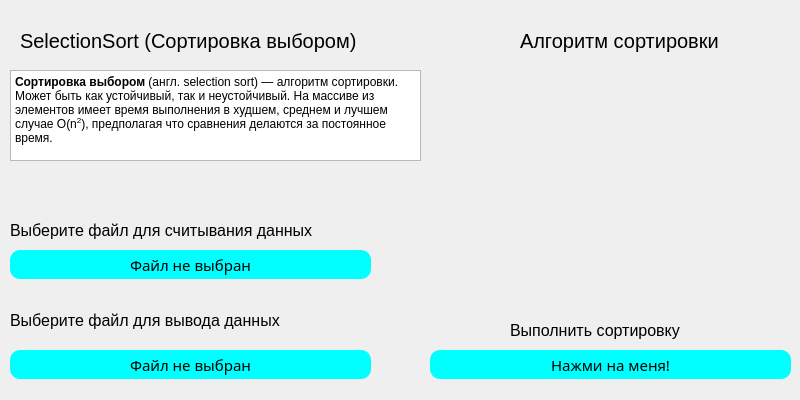
<?xml version="1.0" encoding="UTF-8"?>
<ui version="4.0">
 <class>Window_SelectionSort</class>
 <widget class="QDialog" name="Window_SelectionSort">
  <property name="geometry">
   <rect>
    <x>0</x>
    <y>0</y>
    <width>800</width>
    <height>400</height>
   </rect>
  </property>
  <property name="sizePolicy">
   <sizepolicy hsizetype="Fixed" vsizetype="Fixed">
    <horstretch>0</horstretch>
    <verstretch>0</verstretch>
   </sizepolicy>
  </property>
  <property name="minimumSize">
   <size>
    <width>800</width>
    <height>400</height>
   </size>
  </property>
  <property name="maximumSize">
   <size>
    <width>800</width>
    <height>400</height>
   </size>
  </property>
  <property name="font">
   <font>
    <pointsize>15</pointsize>
   </font>
  </property>
  <property name="windowTitle">
   <string>SelectionSort</string>
  </property>
  <property name="styleSheet">
   <string notr="true">QPushButton{
	background-color: aqua;
	border-radius: 10px;
	color: black;
	border-style: solid;
	font-size: 15px;
}</string>
  </property>
  <widget class="QTextBrowser" name="textBrowser">
   <property name="geometry">
    <rect>
     <x>10</x>
     <y>70</y>
     <width>411</width>
     <height>91</height>
    </rect>
   </property>
   <property name="html">
    <string>&lt;!DOCTYPE HTML PUBLIC &quot;-//W3C//DTD HTML 4.0//EN&quot; &quot;http://www.w3.org/TR/REC-html40/strict.dtd&quot;&gt;
&lt;html&gt;&lt;head&gt;&lt;meta name=&quot;qrichtext&quot; content=&quot;1&quot; /&gt;&lt;meta charset=&quot;utf-8&quot; /&gt;&lt;style type=&quot;text/css&quot;&gt;
p, li { white-space: pre-wrap; }
hr { height: 1px; border-width: 0; }
li.unchecked::marker { content: &quot;\2610&quot;; }
li.checked::marker { content: &quot;\2612&quot;; }
&lt;/style&gt;&lt;/head&gt;&lt;body style=&quot; font-family:'Segoe UI'; font-size:15pt; font-weight:400; font-style:normal;&quot;&gt;
&lt;p style=&quot; margin-top:0px; margin-bottom:0px; margin-left:0px; margin-right:0px; -qt-block-indent:0; text-indent:0px;&quot;&gt;&lt;span style=&quot; font-size:9pt; font-weight:700;&quot;&gt;Сортировка выбором&lt;/span&gt;&lt;span style=&quot; font-size:9pt;&quot;&gt; (англ. selection sort) — алгоритм сортировки. Может быть как устойчивый, так и неустойчивый. На массиве из &lt;/span&gt;&lt;/p&gt;
&lt;p style=&quot; margin-top:0px; margin-bottom:0px; margin-left:0px; margin-right:0px; -qt-block-indent:0; text-indent:0px;&quot;&gt;&lt;span style=&quot; font-size:9pt;&quot;&gt;элементов имеет время выполнения в худшем, среднем и лучшем случае O(n&lt;/span&gt;&lt;span style=&quot; font-size:9pt; vertical-align:super;&quot;&gt;2&lt;/span&gt;&lt;span style=&quot; font-size:9pt;&quot;&gt;), предполагая что сравнения делаются за постоянное время.&lt;/span&gt;&lt;/p&gt;&lt;/body&gt;&lt;/html&gt;</string>
   </property>
  </widget>
  <widget class="QLabel" name="label">
   <property name="geometry">
    <rect>
     <x>20</x>
     <y>20</y>
     <width>421</width>
     <height>41</height>
    </rect>
   </property>
   <property name="font">
    <font>
     <pointsize>15</pointsize>
     <fontweight>Black</fontweight>
    </font>
   </property>
   <property name="text">
    <string>SelectionSort (Сортировка выбором)</string>
   </property>
  </widget>
  <widget class="QLabel" name="label_3">
   <property name="geometry">
    <rect>
     <x>520</x>
     <y>20</y>
     <width>421</width>
     <height>41</height>
    </rect>
   </property>
   <property name="font">
    <font>
     <pointsize>15</pointsize>
     <fontweight>Black</fontweight>
    </font>
   </property>
   <property name="text">
    <string>Алгоритм сортировки</string>
   </property>
  </widget>
  <widget class="QPushButton" name="pushButton_1">
   <property name="geometry">
    <rect>
     <x>10</x>
     <y>250</y>
     <width>361</width>
     <height>29</height>
    </rect>
   </property>
   <property name="font">
    <font>
     <family>Sitka Heading Semibold</family>
     <pointsize>-1</pointsize>
    </font>
   </property>
   <property name="text">
    <string>Файл не выбран</string>
   </property>
  </widget>
  <widget class="QPushButton" name="pushButton_2">
   <property name="geometry">
    <rect>
     <x>10</x>
     <y>350</y>
     <width>361</width>
     <height>29</height>
    </rect>
   </property>
   <property name="font">
    <font>
     <family>Sitka Heading Semibold</family>
     <pointsize>-1</pointsize>
    </font>
   </property>
   <property name="text">
    <string>Файл не выбран</string>
   </property>
  </widget>
  <widget class="QLabel" name="label_4">
   <property name="geometry">
    <rect>
     <x>10</x>
     <y>210</y>
     <width>421</width>
     <height>41</height>
    </rect>
   </property>
   <property name="font">
    <font>
     <pointsize>12</pointsize>
     <fontweight>Black</fontweight>
    </font>
   </property>
   <property name="text">
    <string>Выберите файл для считывания данных</string>
   </property>
  </widget>
  <widget class="QLabel" name="label_5">
   <property name="geometry">
    <rect>
     <x>10</x>
     <y>300</y>
     <width>381</width>
     <height>41</height>
    </rect>
   </property>
   <property name="font">
    <font>
     <pointsize>12</pointsize>
     <fontweight>Black</fontweight>
    </font>
   </property>
   <property name="text">
    <string>Выберите файл для вывода данных</string>
   </property>
  </widget>
  <widget class="QPushButton" name="pushButton_3">
   <property name="geometry">
    <rect>
     <x>430</x>
     <y>350</y>
     <width>361</width>
     <height>29</height>
    </rect>
   </property>
   <property name="font">
    <font>
     <family>Sitka Heading Semibold</family>
     <pointsize>-1</pointsize>
    </font>
   </property>
   <property name="text">
    <string>Нажми на меня!</string>
   </property>
  </widget>
  <widget class="QLabel" name="label_6">
   <property name="geometry">
    <rect>
     <x>510</x>
     <y>310</y>
     <width>251</width>
     <height>41</height>
    </rect>
   </property>
   <property name="font">
    <font>
     <pointsize>12</pointsize>
     <fontweight>Black</fontweight>
    </font>
   </property>
   <property name="text">
    <string>Выполнить сортировку</string>
   </property>
  </widget>
  <widget class="QLabel" name="label_2">
   <property name="geometry">
    <rect>
     <x>495</x>
     <y>70</y>
     <width>280</width>
     <height>214</height>
    </rect>
   </property>
   <property name="lineWidth">
    <number>1</number>
   </property>
   <property name="text">
    <string/>
   </property>
  </widget>
 </widget>
 <resources/>
 <connections/>
</ui>
